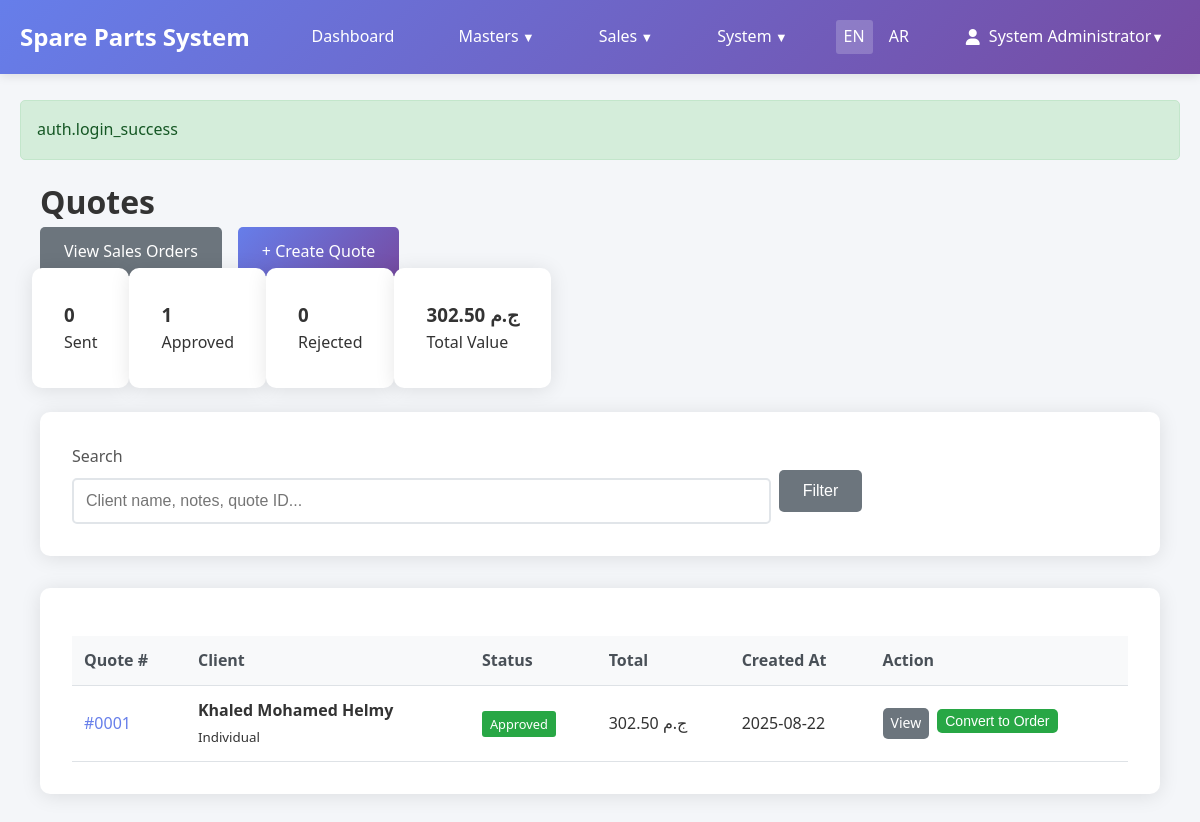
Screenshot of /quotes (signed in) with the database file from the repository.
### tables this page shows
CREATE TABLE `sp_quotes` (
  `id` int NOT NULL AUTO_INCREMENT,
  `client_id` int NOT NULL,
  `currency_code` varchar(3) NOT NULL DEFAULT 'EGP',
  `exchange_rate` decimal(10,6) NOT NULL DEFAULT '1.000000',
  `status` enum('sent','approved','rejected') NOT NULL DEFAULT 'sent',
  `items_subtotal` decimal(12,2) NOT NULL DEFAULT '0.00',
  `items_tax_total` decimal(12,2) NOT NULL DEFAULT '0.00',
  `items_discount_total` decimal(12,2) NOT NULL DEFAULT '0.00',
  `global_tax_type` enum('percent','amount') DEFAULT 'percent',
  `global_tax_value` decimal(10,2) DEFAULT '0.00',
  `global_discount_type` enum('percent','amount') DEFAULT 'percent',
  `global_discount_value` decimal(10,2) DEFAULT '0.00',
  `tax_total` decimal(12,2) NOT NULL DEFAULT '0.00',
  `discount_total` decimal(12,2) NOT NULL DEFAULT '0.00',
  `grand_total` decimal(12,2) NOT NULL DEFAULT '0.00',
  `notes` text,
  `created_at` timestamp NOT NULL DEFAULT CURRENT_TIMESTAMP,
  PRIMARY KEY (`id`),
  KEY `fk_quotes_client` (`client_id`),
  KEY `idx_status` (`status`),
  KEY `idx_currency_code` (`currency_code`),
  CONSTRAINT `fk_quotes_client` FOREIGN KEY (`client_id`) REFERENCES `sp_clients` (`id`) ON DELETE CASCADE,
  CONSTRAINT `fk_quotes_currency` FOREIGN KEY (`currency_code`) REFERENCES `sp_currencies` (`code`) ON UPDATE CASCADE
);

CREATE TABLE `sp_currencies` (
  `id` int NOT NULL AUTO_INCREMENT,
  `code` varchar(3) NOT NULL,
  `name` varchar(50) NOT NULL,
  `symbol` varchar(10) NOT NULL,
  `is_primary` tinyint(1) NOT NULL DEFAULT '0',
  `is_active` tinyint(1) NOT NULL DEFAULT '1',
  `exchange_rate` decimal(10,6) NOT NULL DEFAULT '1.000000',
  `decimal_places` tinyint NOT NULL DEFAULT '2',
  `created_at` timestamp NOT NULL DEFAULT CURRENT_TIMESTAMP,
  `updated_at` timestamp NOT NULL DEFAULT CURRENT_TIMESTAMP ON UPDATE CURRENT_TIMESTAMP,
  PRIMARY KEY (`id`),
  UNIQUE KEY `code` (`code`),
  KEY `is_primary` (`is_primary`),
  KEY `is_active` (`is_active`)
);

CREATE TABLE `sp_clients` (
  `id` int NOT NULL AUTO_INCREMENT,
  `type` enum('company','individual') NOT NULL DEFAULT 'company',
  `name` varchar(255) NOT NULL,
  `phone` varchar(50) DEFAULT NULL,
  `email` varchar(255) DEFAULT NULL,
  `address` text,
  `created_at` timestamp NOT NULL DEFAULT CURRENT_TIMESTAMP,
  PRIMARY KEY (`id`),
  KEY `idx_name` (`name`),
  KEY `idx_type` (`type`)
);

### app/views/quotes/index.php (the view, shortened to what the rows shown need)
<div class="container">
    <div class="d-flex justify-content-between align-items-center mb-4">
        <h1><?= I18n::t('navigation.quotes') ?></h1>
        <div style="display: flex; gap: 1rem;">
            <a href="/salesorders" class="btn btn-secondary">
                View Sales Orders
            </a>
            <a href="/quotes/create" class="btn btn-primary">
                + Create Quote
            </a>
        </div>
    </div>
    <div class="row mb-4">
        <div class="col-md-3">
            <div class="card">
                <div class="card-body text-center">
                    <h3 class="text-info">
                        <?= count(array_filter($quotes['data'] ?? [], fn($q) => ($q['status'] ?? '') === 'sent')) ?>
                    </h3>
                    <p class="text-muted">Sent</p>
                </div>
            </div>
        </div>
        <div class="col-md-3">
            <div class="card">
                <div class="card-body text-center">
                    <h3 class="text-success">
                        <?= count(array_filter($quotes['data'] ?? [], fn($q) => ($q['status'] ?? '') === 'approved')) ?>
                    </h3>
                    <p class="text-muted">Approved</p>
                </div>
            </div>
        </div>
        <div class="col-md-3">
            <div class="card">
                <div class="card-body text-center">
                    <h3 class="text-danger">
                        <?= count(array_filter($quotes['data'] ?? [], fn($q) => ($q['status'] ?? '') === 'rejected')) ?>
                    </h3>
                    <p class="text-muted">Rejected</p>
                </div>
            </div>
        </div>
        <div class="col-md-3">
            <div class="card">
                <div class="card-body text-center">
                    <h3 class="text-primary">
                        <?php
                        $totalValue = array_sum(array_map(fn($q) => $q['grand_total'] ?? 0, $quotes['data'] ?? []));
                        echo Helpers::formatCurrency($totalValue);
                        ?>
                    </h3>
                    <p class="text-muted">Total Value</p>
                </div>
            </div>
        </div>
    </div>
    <div class="card mb-4">
        <div class="card-body">
            <form method="GET" action="/quotes" class="row g-3">
                <div class="col-md-8">
                    <label class="form-label">Search</label>
                    <input type="text"
                           name="search"
                           class="form-control"
                           placeholder="Client name, notes, quote ID..."
                           value="<?= Helpers::escape($search ?? '') ?>">
                </div>
                <div class="col-md-2">
                    <label class="form-label">&nbsp;</label>
                    <button type="submit" class="btn btn-secondary d-block w-100">Filter</button>
                </div>
                <div class="col-md-2">
                    <label class="form-label">&nbsp;</label>
                </div>
            </form>
        </div>
    </div>
    <div class="card">
        <div class="card-body">
            <?php if (!empty($quotes['data'])): ?>
                <div class="table-responsive">
                    <table class="table">
                        <thead>
                            <tr>
                                <th>Quote #</th>
                                <th>Client</th>
                                <th>Status</th>
                                <th>Total</th>
                                <th>Created At</th>
                                <th>Action</th>
                            </tr>
                        </thead>
                        <tbody>
                            <?php foreach ($quotes['data'] as $quote): ?>
                                <tr>
                                    <td>
                                        <a href="/quotes/<?= $quote['id'] ?>" style="text-decoration: none; color: #667eea;">
                                            #<?= str_pad($quote['id'], 4, '0', STR_PAD_LEFT) ?>
                                        </a>
                                    </td>
                                    <td>
                                        <div>
                                            <strong><?= Helpers::escape($quote['client_name'] ?? 'Unknown Client') ?></strong>
                                            <br><small class="text-muted">
                                                <?= ucfirst($quote['client_type'] ?? 'Company') ?>
                                            </small>
                                        </div>
                                    </td>
                                    <td>
                                        <span class="badge badge-<?= $quote['status'] ?>">
                                            <?= ucfirst($quote['status']) ?>
                                        </span>
                                    </td>
                                    <td><?= Helpers::formatCurrency($quote['grand_total']) ?></td>
                                    <td><?= Helpers::formatDate($quote['created_at']) ?></td>
                                    <td>
                                        <div style="display: flex; gap: 0.5rem;">
                                            <a href="/quotes/<?= $quote['id'] ?>" class="btn btn-sm btn-secondary">View</a>
                                            <?php if ($quote['status'] === 'approved'): ?>
                                                <form method="POST" action="/salesorders/create-from-quote" style="display: inline;">
                                                    <button type="submit" class="btn btn-sm btn-success">Convert to Order</button>
                                                </form>
                                            <?php endif; ?>
                                        </div>
                                    </td>
                                </tr>
                            <?php endforeach; ?>
                        </tbody>
                    </table>
                </div>
            <?php endif; ?>
        </div>
    </div>
</div>
<?php
include __DIR__ . '/../layouts/base.php';
?>

### app/core/Router.php (shortened to what the rows shown need)
<?php
class Router
{
    private array $routes = [];
    private array $groupStack = [];
    public function group(array $attributes, callable $callback): void
    {
        $this->groupStack[] = $attributes;
        array_pop($this->groupStack);
    }
    private function addRoute(string $method, string $path, string $action): void
    {
        $path = '/' . trim($path, '/');
        if ($path !== '/') {
            $path = rtrim($path, '/');
        }
        $route = [
            'method' => $method,
            'path' => $path,
            'action' => $action,
            'middleware' => $this->getGroupMiddleware()
        ];
        $this->routes[] = $route;
    }
    private function getGroupMiddleware(): array
    {
        $middleware = [];
        foreach ($this->groupStack as $group) {
            if (isset($group['auth']) && $group['auth']) {
                $middleware[] = 'auth';
            }
        }
        return $middleware;
    }
    public function resolve(): void
    {
        $method = $_SERVER['REQUEST_METHOD'];
        $path = parse_url($_SERVER['REQUEST_URI'], PHP_URL_PATH);
        $path = '/' . trim($path, '/');
        if ($path !== '/') {
            $path = rtrim($path, '/');
        }
        foreach ($this->routes as $route) {
            if ($route['method'] === $method && $this->matchPath($route['path'], $path)) {
                $this->executeAction($route['action'], $this->extractParams($route['path'], $path));
                return;
            }
        }
    }
    private function matchPath(string $routePath, string $requestPath): bool
    {
        $pattern = preg_replace('/\{[^}]+\}/', '([^/]+)', $routePath);
        $pattern = '#^' . $pattern . '$#';
        return (bool) preg_match($pattern, $requestPath);
    }
    private function extractParams(string $routePath, string $requestPath): array
    {
        $params = [];
        return $params;
    }
    private function executeAction(string $action, array $params = []): void
    {
        [$controllerName, $methodName] = explode('@', $action);
        $controller = new $controllerClass();
        $controller->$methodName($params);
    }
}

### rows the page displays
sp_quotes: status "0", status "1", grand_total.symbol "302.50 ج.م", id "0001", client.name "Khaled Mohamed Helmy", client.type "Individual", status "Approved", created_at "2025-08-22"

### other values shown
Helpers::escape($message) "auth.login_success"
